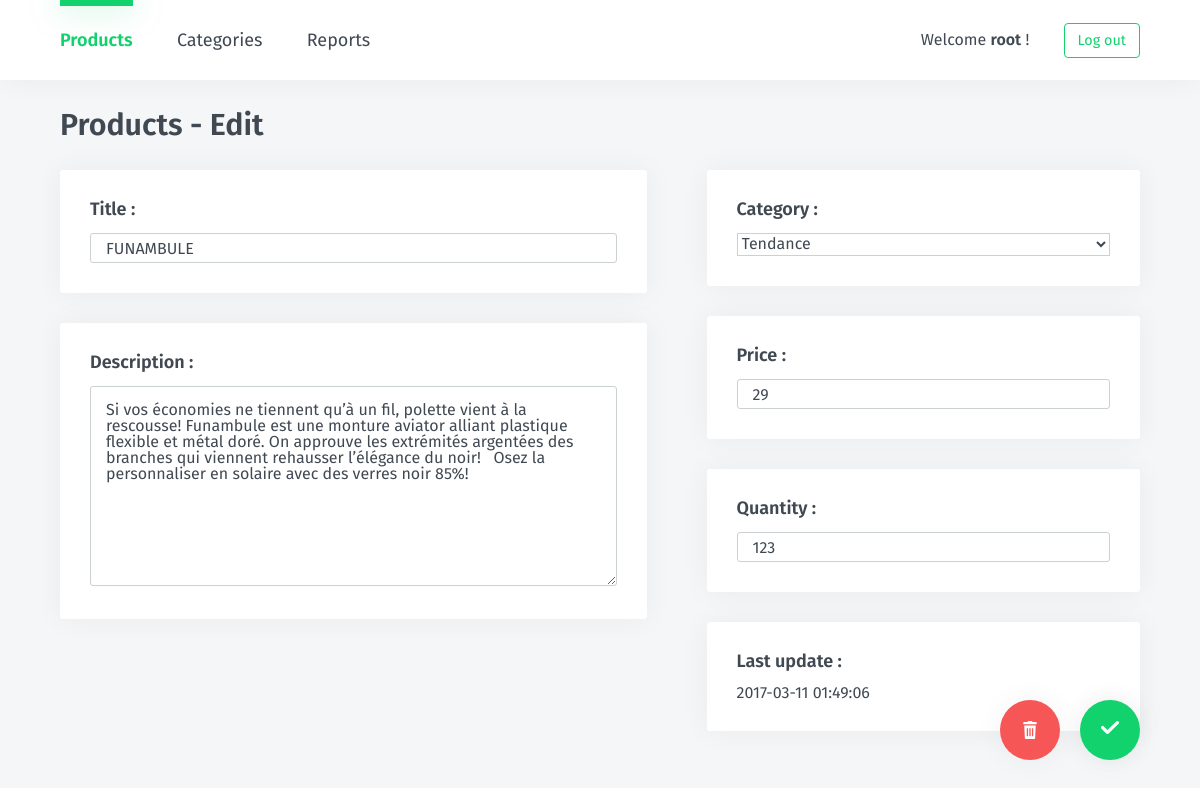
/products/edit/47 (signed in), run on the app's committed database.
### tables this page shows
CREATE TABLE `items` (
  `id` int(11) NOT NULL,
  `title` varchar(200) NOT NULL,
  `description` varchar(1000) NOT NULL,
  `category` int(11) NOT NULL,
  `date` datetime NOT NULL DEFAULT CURRENT_TIMESTAMP,
  `price` int(11) NOT NULL,
  `quantity` int(11) NOT NULL,
  `image` varchar(255) NOT NULL
);

### views/pages/products.php (called while the page is built, shortened)
<?php
    switch ($url[1]) {
        case 'edit':
            $page_action = 'edit';
            $id   = $url[2];
            $title_page = 'Products - Edit';
            break;
    }
    include("includes/handle_products_$page_action.php");
    include('views/partials/header.php');
    include("views/pages/products_$page_action.php");
    include('views/partials/footer.php');
?>

### includes/handle_products_edit.php (called while the page is built, shortened)
<?php
    $prepare = $db->prepare('SELECT * FROM items WHERE id = ?');
    $prepare->execute(array($id));
    $item = $prepare->fetch();
    $categories = $db->query('SELECT * FROM categories')->fetchAll();
    $error_messages   = array();
    $success_messages = array();
    if (!empty($_POST)) {
        $title              = isset($_POST['title']) ? trim($_POST['title']) : '';
        $description        = isset($_POST['description']) ? trim($_POST['description']) : '';
        $category           = isset($_POST['category']) ? (int)$_POST['category'] : '';
        $price              = isset($_POST['price']) ? (int)$_POST['price'] : '';
        $quantity           = isset($_POST['quantity']) ? (int)$_POST['quantity'] : '';
        if (empty($title)) {
            $error_messages['title'] = 'Missing value';
        }
        if (empty($description)) {
            $error_messages['description'] = 'Missing value';
        }
        if (empty($price)) {
            $error_messages['price'] = 'Please enter a price';
            if (!is_numeric($price)) {
                $error_messages['price'] = 'Price must be a number';
            }
        }
        if (empty($error_messages)) {
            $prepare = $db->prepare("UPDATE items SET title=:title, description=:description, category=:category, price=:price, quantity=:quantity WHERE id=:id");
            $prepare->bindParam('id', $id);
            $prepare->bindParam('title', $title);
            $prepare->bindParam('description', $description);
            $prepare->bindValue('category', $category);
            $prepare->bindParam('price', $price);
            $prepare->bindParam('quantity', $quantity);
            $prepare->execute();
            $success_messages[] = 'Your product is update';
            $redirection = URL;
            header("location: $redirection/products");
            exit;
        }
    }
    else {
        $title              = $item->title;
        $description        = $item->description;
        $price              = $item->price;
        $quantity           = $item->quantity;
    }
?>

### views/pages/products_edit.php (the view, shortened to what this page needs)
<div class="form-container">
    <h1> <?= $title_page ?> </h1>
    <form class="form" action="#" method="post" enctype="multipart/form-data">
        <div class="form-left">
            <div class="form-control <?= array_key_exists('title', $error_messages) ? 'error' : '' ?>">
                <label for="title">Title :</label>
                <input type="text" name="title" value="<?= $title ?> ">
            </div>
            <div class="form-control <?= array_key_exists('description', $error_messages) ? 'error' : '' ?>">
                <label for="description">Description :</label>
                <textarea name="description"><?= $description ?></textarea>
            </div>
        </div>
        <div class="form-right">
            <div class="form-control">
                <label for="category">Category :</label>
                <select class="" name="category">
                    <?php foreach ($categories as $category): ?>
                        <?php if ($item->category == $category->id): ?>
                            <option value="<?= $category->id ?>" selected ><?= $category->title ?></option>
                        <?php else: ?>
                            <option value="<?= $category->id ?>"><?= $category->title ?></option>
                        <?php endif; ?>
                    <?php endforeach; ?>
                </select>
            </div>
            <div class="form-control <?= array_key_exists('price', $error_messages) ? 'error' : '' ?>">
                <label for="price">Price :</label>
                <input type="number" name="price" value="<?= $price ?>">
            </div>
            <div class="form-control <?= array_key_exists('quantity', $error_messages) ? 'error' : '' ?>">
                <label for="quantity">Quantity :</label>
                <input type="number" name="quantity" value="<?= $quantity ?>">
            </div>
            <div class="form-control">
                <label for="date"> Last update :</label>
                <?= $item->date ?>
            </div>
        </div>
        <div class="submit validate">
            <input class="submit" type="submit" name="submit">
            <svg class="submit-icon"viewBox="0 0 13.35 9.67"><path class="cls-1" d="M4.77,9.67a1.22,1.22,0,0,1-.9-.4L.38,5.77a1.15,1.15,0,0,1,0-1.7,1.15,1.15,0,0,1,1.7,0l2.7,2.6,6.5-6.3a1.15,1.15,0,0,1,1.7,0,1.15,1.15,0,0,1,0,1.7l-7.3,7.2A1.09,1.09,0,0,1,4.77,9.67Z"/></svg>
        </div>
        <div class="submit delete">
            <a href="<?= URL ?>products/delete/<?= $id ?>">
            </a>
        </div>
    </form>
</div>

### data on the page
items: title "FUNAMBULE", description "Si vos économies ne tiennent qu’à un fil, polette vient à la rescousse! Funambule est une monture aviator alliant plastique flexible et métal doré. On approuve les extrémités argentées des branches qui viennent rehausser l’élégance du noir! Osez la personnaliser en solaire avec des verres noir 85%!", price "29", quantity "123", date "2017-03-11 01:49:06"

### other printed values
$_SESSION['user'] "root"
$title_page "Products - Edit"
form field category "Tendance"
